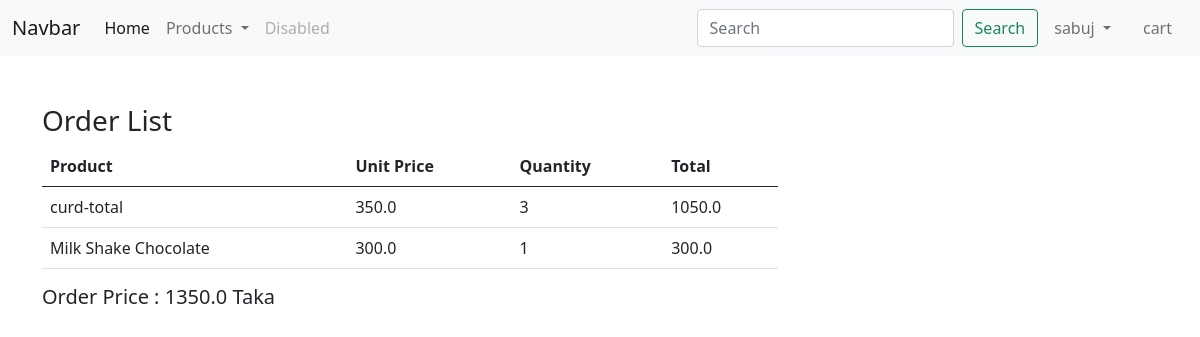
Page /order/ (signed in) on the committed database.
### app/models.py (models this page shows, shortened)
class Order(models.Model):
    user = models.ForeignKey(User, on_delete=models.CASCADE)
    product = models.ForeignKey(Product, on_delete=models.CASCADE)
    quantity = models.PositiveIntegerField(default=1)
    total_cost = models.FloatField()
    ordered_date = models.DateTimeField(auto_now_add=True)

class Product(models.Model):
    title = models.CharField(max_length=100)
    price = models.FloatField()
    description = models.TextField()
    image = models.ImageField(upload_to='product')
    category = models.CharField(choices=CATEGORY_CHOICES,  max_length=5,null=True, blank=True)

### app/views.py (the view)
# urls.py: path('order/',views.order, name="order"),
def order(request):
    user = request.user
    print(user)
    order = OrderView.order.objects.filter(user=user)
    tot=0
    for item in order:
        tot += item.total_cost
    return render(request, 'app/order.html',locals())

### app/templates/app/order.html (shortened to what this page needs)
{% extends "app/base.html" %}
{% load static %}
{% block content %}
    <div class="container my-5">
        <div class="row">
            <h3> Order List</h3>
        </div>
        <div class="row">
            <div class="col-md-8">
                <table class="table">
                    <thead>
                        <tr>
                            <th scope="col">Product</th>
                            <th scope="col">Unit Price</th>
                            <th scope="col">Quantity</th>
                            <th scope="col">Total</th>
                        </tr>
                    </thead>
                    <tbody>
                        {% for item in order %}
                        <tr>
                            <td>{{item.product.title}}</td>
                            <td>{{item.product.price}}</td>
                            <td>{{item.quantity}}
                            </td>
                            <td>{{item.total_cost}}</td>
                        </tr>
                        {% endfor %}
                    </tbody>
                </table>
                <h5> Order Price : {{tot}} Taka</h5>
            </div>
{% endblock content %}

### app/templates/app/base.html (shortened to what this page needs)
<!DOCTYPE html>
{% load static %}
<html lang="en">
    <head>
        <link href="https://cdn.jsdelivr.net/npm/bootstrap@5.0.2/dist/css/bootstrap.min.css" rel="stylesheet">
        <link rel="stylesheet" href="{% static 'app/css/all.min.css' %}">
        <link rel="stylesheet" href="{% static 'app/css/owl.carousel.min.css' %}">
        <link rel="stylesheet" href="{% static 'app/css/style.css' %}">
    </head>
    <body>
        <nav class="navbar navbar-expand-lg navbar-light bg-light">
            <div class="container-fluid">
              <a class="navbar-brand" href="#">Navbar</a>
              <div class="collapse navbar-collapse" id="navbarSupportedContent">
                <ul class="navbar-nav me-auto mb-2 mb-lg-0">
                    {% if request.user.is_authenticated %}
                  <li class="nav-item">
                    <a class="nav-link active" aria-current="page" href="/">Home</a>
                  </li>
                  <li class="nav-item dropdown">
                    <a class="nav-link dropdown-toggle" href="#" role="button" data-bs-toggle="dropdown" aria-expanded="false">
                      Products
                    </a>
                  </li>
                  <li class="nav-item">
                    <a class="nav-link disabled" href="#" tabindex="-1" aria-disabled="true">Disabled</a>
                  </li>
                </ul>
                <form class="d-flex">
                  <input class="form-control me-2" type="search" placeholder="Search" aria-label="Search">
                  <button class="btn btn-outline-success" type="submit">Search</button>
                </form>
              </div>
              <ul class="navbar-nav me-auto mb-2 mb-lg-0">
                <li class="nav-item dropdown mx-2">
                  <a class="nav-link dropdown-toggle text-write" href="#" id="profileDropdown" role="button" data-bs-toggle="dropdown" aria-expanded="false">
                    {{request.user}}
                  </a>
                </li>
                <li class="nav-item mx-2">
                  <a href="{% url 'showcart' %}" class="nav-link text-black">cart</a>
                </li>
        {% endif %}
          </nav>
          {% block content %}{% endblock content %}
    </body>
</html>

### rows in the picture
Order: product "curd-total", product.price "350.0", quantity "3", total_cost "1050.0"
Order: product "Milk Shake Chocolate", product.price "300.0", quantity "1", total_cost "300.0"

### other values in the picture
{{ request.user }} "sabuj"
{{ tot }} "1350.0"
